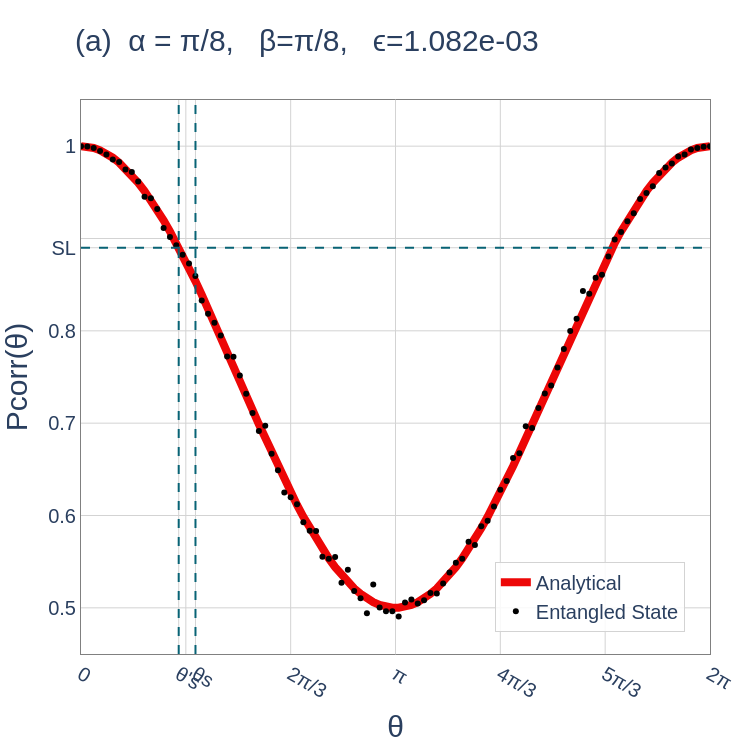
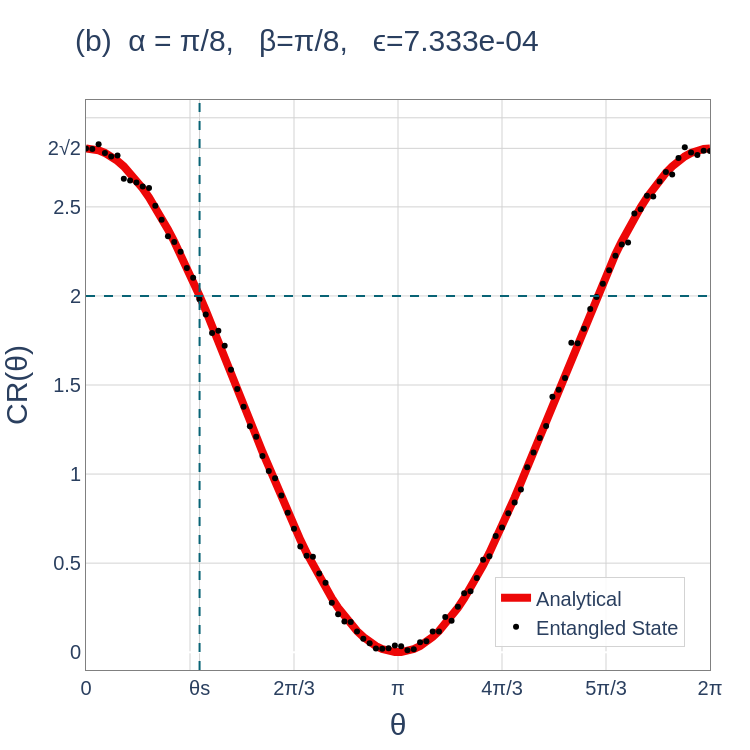
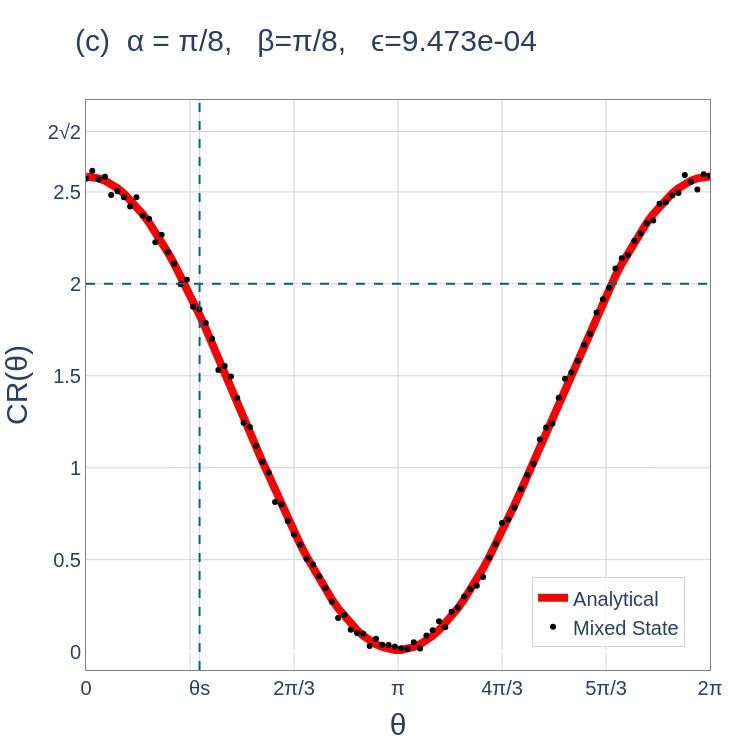

The notebook cell these images were saved under, in order:
### Code cell
display(fig_a,fig_b,fig_c)
fig_a.write_image("Fig7a.pdf")
fig_b.write_image("Fig7b.pdf")
fig_c.write_image("Fig7c.pdf")
